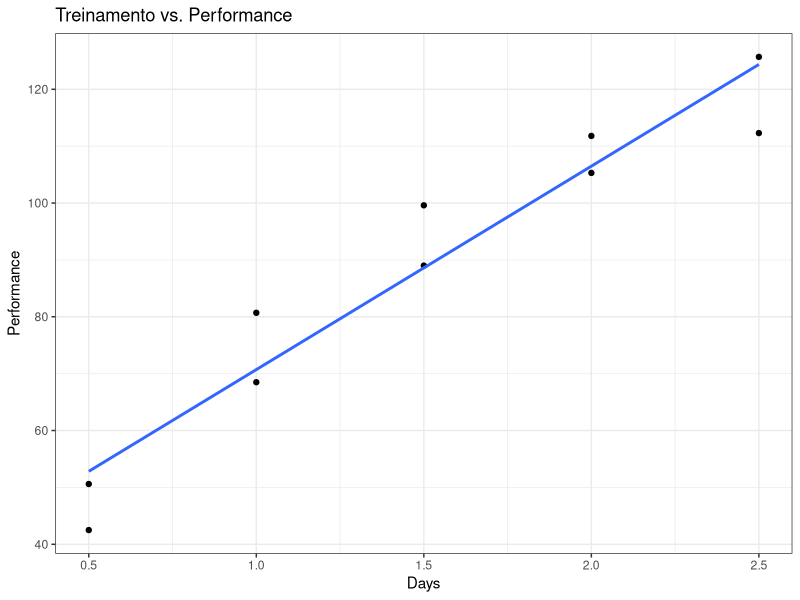
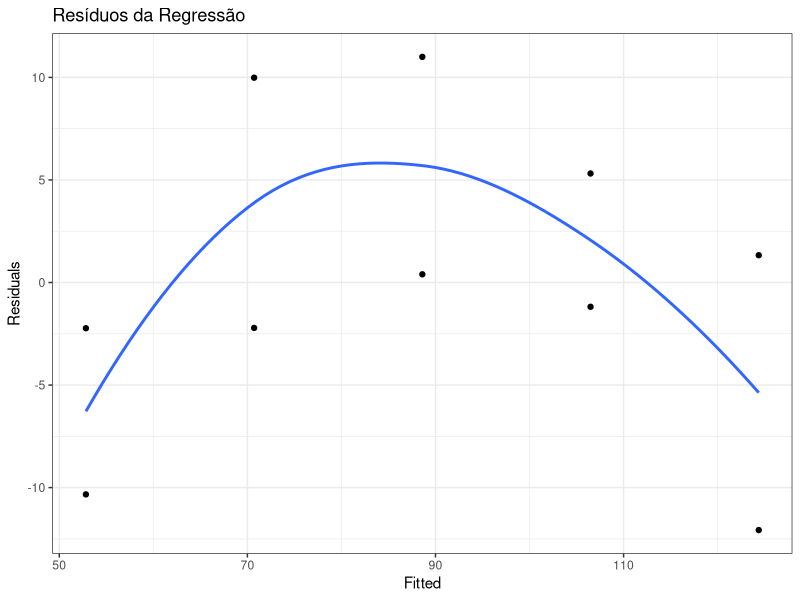
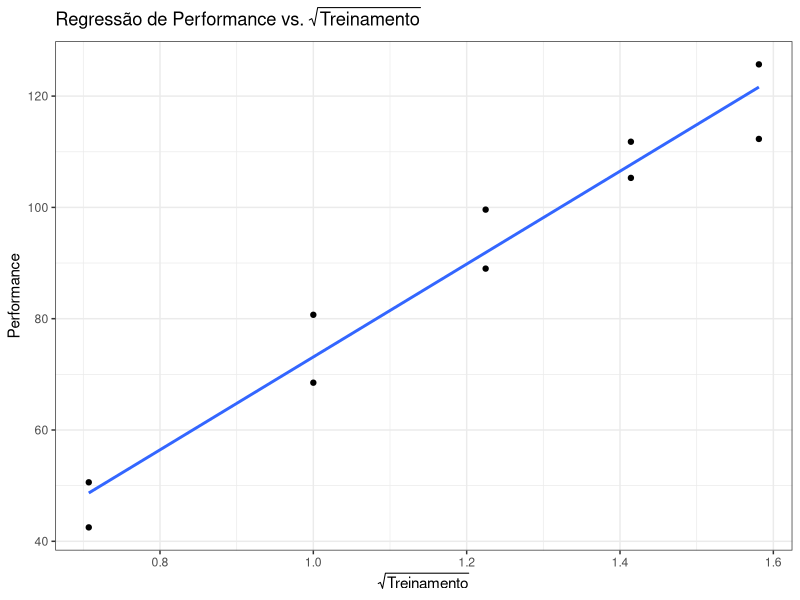
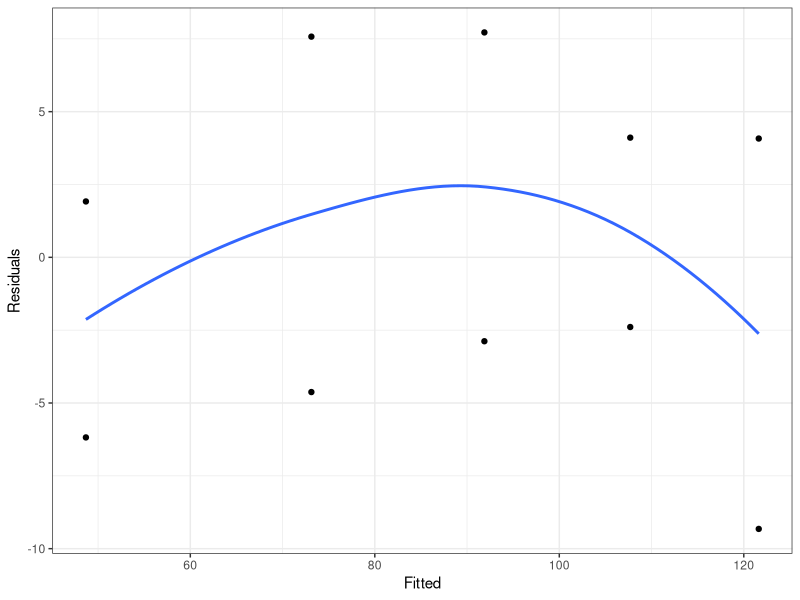
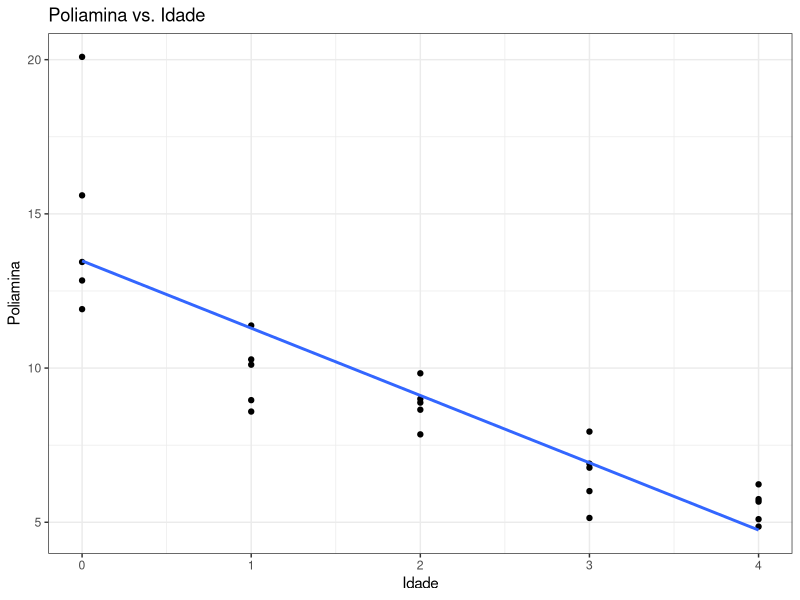
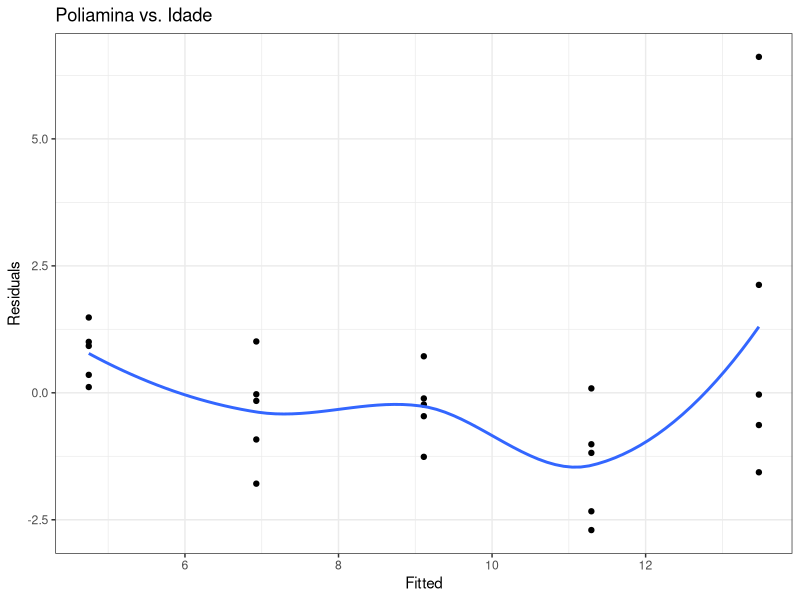
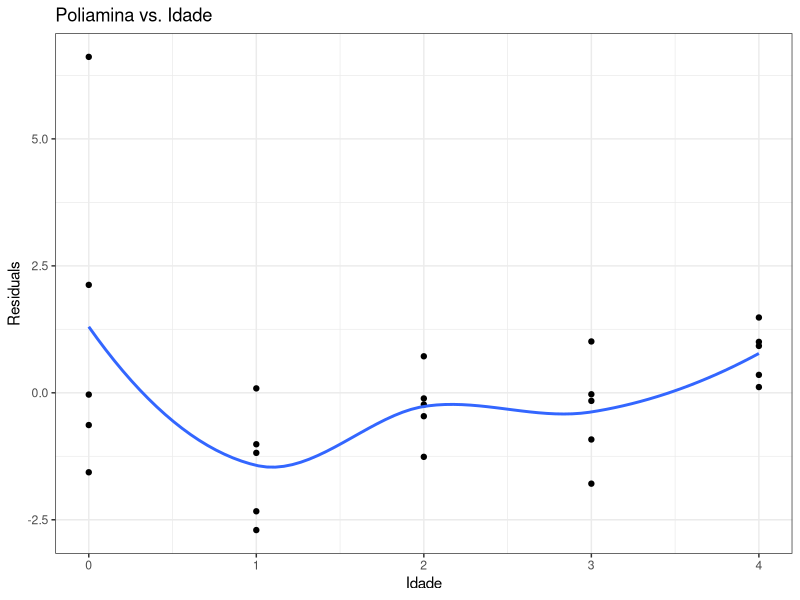
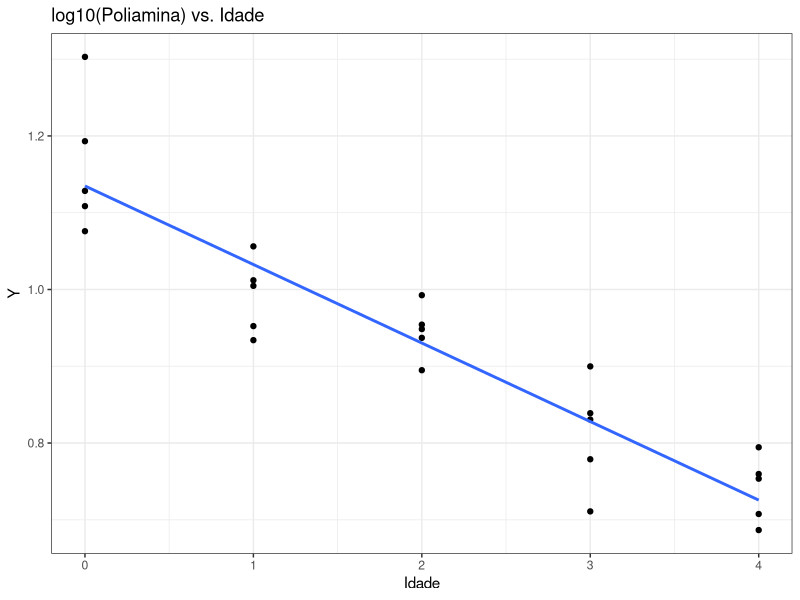

These figures' R source, in order:
## ---- chunk 1
library(kableExtra)
dados <- read.table("./dados/CH03TA07.txt")
colnames(dados) <- c("Days","Performance")
knitr::kable(cbind(dados[1:5, ], dados[-(1:5),]),
             booktabs=TRUE) %>% 
  kable_styling() %>% 
  add_header_above(c("Parte 1"=2, "Parte 2"=2))
## ---- chunk 2
modelo <- lm(Performance ~ Days,data=dados)
library(ggplot2)
g = ggplot(dados, aes(x = Days, y = Performance))
g = g + geom_point()
g = g + xlab("Days")
g = g + ylab("Performance")
g = g + geom_smooth(method = "lm",se=FALSE)
g + theme_bw() + ggtitle("Treinamento vs. Performance")
## ---- chunk 3
dados$fit <- fitted(modelo)
dados$res <- resid(modelo)
ggplot(dados, aes(x = fit, y = res)) +
  geom_point() + xlab("Fitted") + ylab("Residuals") +
  geom_smooth(method = "loess",se=FALSE) +
  theme_bw() + ggtitle("Resíduos da Regressão")
## ---- chunk 4
modelo2 <- lm(Performance ~ sqrt(Days),data=dados)
dados$fit2 <- fitted(modelo2)
dados$res2 <- resid(modelo2)
ggplot(dados, aes(x = sqrt(Days), y = Performance)) +
  geom_point() + xlab(expression(sqrt("Treinamento"))) + ylab("Performance") +
  geom_smooth(method = "lm",se=FALSE) +
  theme_bw() + ggtitle(expression(paste("Regressão de Performance vs. ", sqrt("Treinamento"))))
## ---- chunk 5
ggplot(dados, aes(x = fit2, y = res2)) + geom_point() +
  xlab("Fitted") + ylab("Residuals") +
  geom_smooth(method = "loess", se=FALSE) +
  theme_bw()
## ---- chunk 6
dados <- read.table("./dados/CH03TA08.txt")[, 1:2]
colnames(dados) <- c("Idade","Poliamina")
knitr::kable(cbind(dados[1:7,], dados[8:14,], dados[15:21,], dados[22:28,])) %>% 
  kable_styling() %>% 
  add_header_above(c("Parte 1"=2, "Parte 2"=2, "Parte 3"=2, "Parte 4"=2))
## ---- chunk 7
modelo <- lm(Poliamina ~ Idade,data=dados)
library(ggplot2)
ggplot(dados, aes(x = Idade, y = Poliamina)) +
  geom_point() + xlab("Idade") + ylab("Poliamina") +
  geom_smooth(method = "lm", se=FALSE) +
  ggtitle("Poliamina vs. Idade") + theme_bw()
## ---- chunk 8
dados$fit <- fitted(modelo)
dados$res <- resid(modelo)
ggplot(dados, aes(x = fit, y = res)) + geom_point() +
  xlab("Fitted") + ylab("Residuals") +
  geom_smooth(method = "loess", se=FALSE) +
  ggtitle("Poliamina vs. Idade") +
  theme_bw()
## ---- chunk 9
dados$fit <- fitted(modelo)
dados$res <- resid(modelo)
ggplot(dados, aes(x = Idade, y = res)) + geom_point() +
  xlab("Idade") + ylab("Residuals") +
  geom_smooth(method = "loess", se=FALSE) +
  ggtitle("Poliamina vs. Idade") + theme_bw()
## ---- chunk 10
modelo2 <- lm(log10(Poliamina) ~ Idade,data=dados)
dados$fit2 <- fitted(modelo2)
dados$res2 <- resid(modelo2)

ggplot(dados, aes(x = Idade, y = log10(Poliamina))) +
  geom_point() + xlab("Idade") + ylab("Y") +
  geom_smooth(method = "lm",se=FALSE) +
  ggtitle("log10(Poliamina) vs. Idade") +
  theme_bw()
## ---- chunk 11
ggplot(dados, aes(x = fit2, y = res2)) +
  geom_point() + xlab("Fitted") + ylab("Residuals") +
  geom_smooth(method = "loess", se=FALSE) +
  ggtitle("Poliamina e Idade") + theme_bw()
## ---- chunk 12
ggplot(dados, aes(x = Idade, y = res2)) +
  geom_point() + xlab("Idade") + ylab("Residuals") +
  geom_smooth(method = "loess", se=FALSE) +
  ggtitle("Poliamina vs. Idade") + theme_bw()
